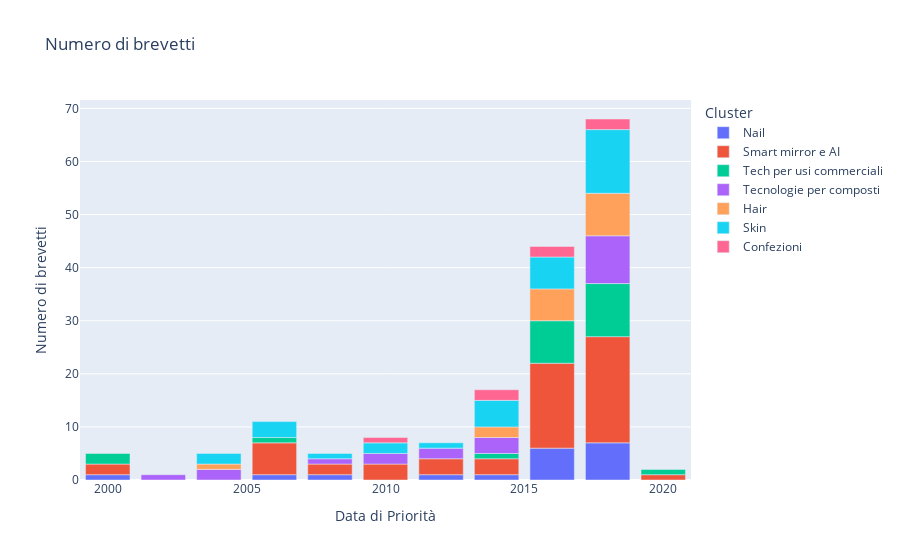

The cell this chart's notebook holds for it:
### Code cell
df_complete.priority_date = df_complete.priority_date.apply(lambda x: int(x[:4]))
df_complete["priority_date_2y"] = df_complete.priority_date.apply(lambda x: x if x%2==0 else int(x)-1)


data = df_complete.groupby(by=["priority_date_2y", "supercluster"]).count().reset_index()

fig = px.bar(data, 
             x="priority_date_2y", 
             y="title", 
             color="supercluster", 
             title="Numero di brevetti",
             labels={
                     "priority_date_2y": "Data di Priorità",
                     "supercluster": "Cluster",
                     "title": "Numero di brevetti"
                 },)

#fig.update_layout(showlegend=False)

fig.show()

### Figure 1 — Plotly figure (JSON) as saved in the notebook; plotly's stock layout.template omitted (floating-point values rounded to 4 significant figures)
{"data": [{"alignmentgroup": "True", "hovertemplate": "Cluster=Nail<br>Data di Priorità=%{x}<br>Numero di brevetti=%{y}<extra></extra>", "legendgroup": "Nail", "marker": {"color": "#636efa", "pattern": {"shape": ""}}, "name": "Nail", "offsetgroup": "Nail", "orientation": "v", "showlegend": true, "textposition": "auto", "type": "bar", "x": [2000, 2006, 2008, 2012, 2014, 2016, 2018], "xaxis": "x", "y": [1, 1, 1, 1, 1, 6, 7], "yaxis": "y"}, {"alignmentgroup": "True", "hovertemplate": "Cluster=Smart mirror e AI<br>Data di Priorità=%{x}<br>Numero di brevetti=%{y}<extra></extra>", "legendgroup": "Smart mirror e AI", "marker": {"color": "#EF553B", "pattern": {"shape": ""}}, "name": "Smart mirror e AI", "offsetgroup": "Smart mirror e AI", "orientation": "v", "showlegend": true, "textposition": "auto", "type": "bar", "x": [2000, 2006, 2008, 2010, 2012, 2014, 2016, 2018, 2020], "xaxis": "x", "y": [2, 6, 2, 3, 3, 3, 16, 20, 1], "yaxis": "y"}, {"alignmentgroup": "True", "hovertemplate": "Cluster=Tech per usi commerciali<br>Data di Priorità=%{x}<br>Numero di brevetti=%{y}<extra></extra>", "legendgroup": "Tech per usi commerciali", "marker": {"color": "#00cc96", "pattern": {"shape": ""}}, "name": "Tech per usi commerciali", "offsetgroup": "Tech per usi commerciali", "orientation": "v", "showlegend": true, "textposition": "auto", "type": "bar", "x": [2000, 2006, 2014, 2016, 2018, 2020], "xaxis": "x", "y": [2, 1, 1, 8, 10, 1], "yaxis": "y"}, {"alignmentgroup": "True", "hovertemplate": "Cluster=Tecnologie per composti<br>Data di Priorità=%{x}<br>Numero di brevetti=%{y}<extra></extra>", "legendgroup": "Tecnologie per composti", "marker": {"color": "#ab63fa", "pattern": {"shape": ""}}, "name": "Tecnologie per composti", "offsetgroup": "Tecnologie per composti", "orientation": "v", "showlegend": true, "textposition": "auto", "type": "bar", "x": [2002, 2004, 2008, 2010, 2012, 2014, 2018], "xaxis": "x", "y": [1, 2, 1, 2, 2, 3, 9], "yaxis": "y"}, {"alignmentgroup": "True", "hovertemplate": "Cluster=Hair<br>Data di Priorità=%{x}<br>Numero di brevetti=%{y}<extra></extra>", "legendgroup": "Hair", "marker": {"color": "#FFA15A", "pattern": {"shape": ""}}, "name": "Hair", "offsetgroup": "Hair", "orientation": "v", "showlegend": true, "textposition": "auto", "type": "bar", "x": [2004, 2014, 2016, 2018], "xaxis": "x", "y": [1, 2, 6, 8], "yaxis": "y"}, {"alignmentgroup": "True", "hovertemplate": "Cluster=Skin<br>Data di Priorità=%{x}<br>Numero di brevetti=%{y}<extra></extra>", "legendgroup": "Skin", "marker": {"color": "#19d3f3", "pattern": {"shape": ""}}, "name": "Skin", "offsetgroup": "Skin", "orientation": "v", "showlegend": true, "textposition": "auto", "type": "bar", "x": [2004, 2006, 2008, 2010, 2012, 2014, 2016, 2018], "xaxis": "x", "y": [2, 3, 1, 2, 1, 5, 6, 12], "yaxis": "y"}, {"alignmentgroup": "True", "hovertemplate": "Cluster=Confezioni<br>Data di Priorità=%{x}<br>Numero di brevetti=%{y}<extra></extra>", "legendgroup": "Confezioni", "marker": {"color": "#FF6692", "pattern": {"shape": ""}}, "name": "Confezioni", "offsetgroup": "Confezioni", "orientation": "v", "showlegend": true, "textposition": "auto", "type": "bar", "x": [2010, 2014, 2016, 2018], "xaxis": "x", "y": [1, 2, 2, 2], "yaxis": "y"}], "layout": {"barmode": "relative", "legend": {"title": {"text": "Cluster"}, "tracegroupgap": 0}, "title": {"text": "Numero di brevetti"}, "xaxis": {"anchor": "y", "domain": [0, 1], "title": {"text": "Data di Priorità"}}, "yaxis": {"anchor": "x", "domain": [0, 1], "title": {"text": "Numero di brevetti"}}}}
